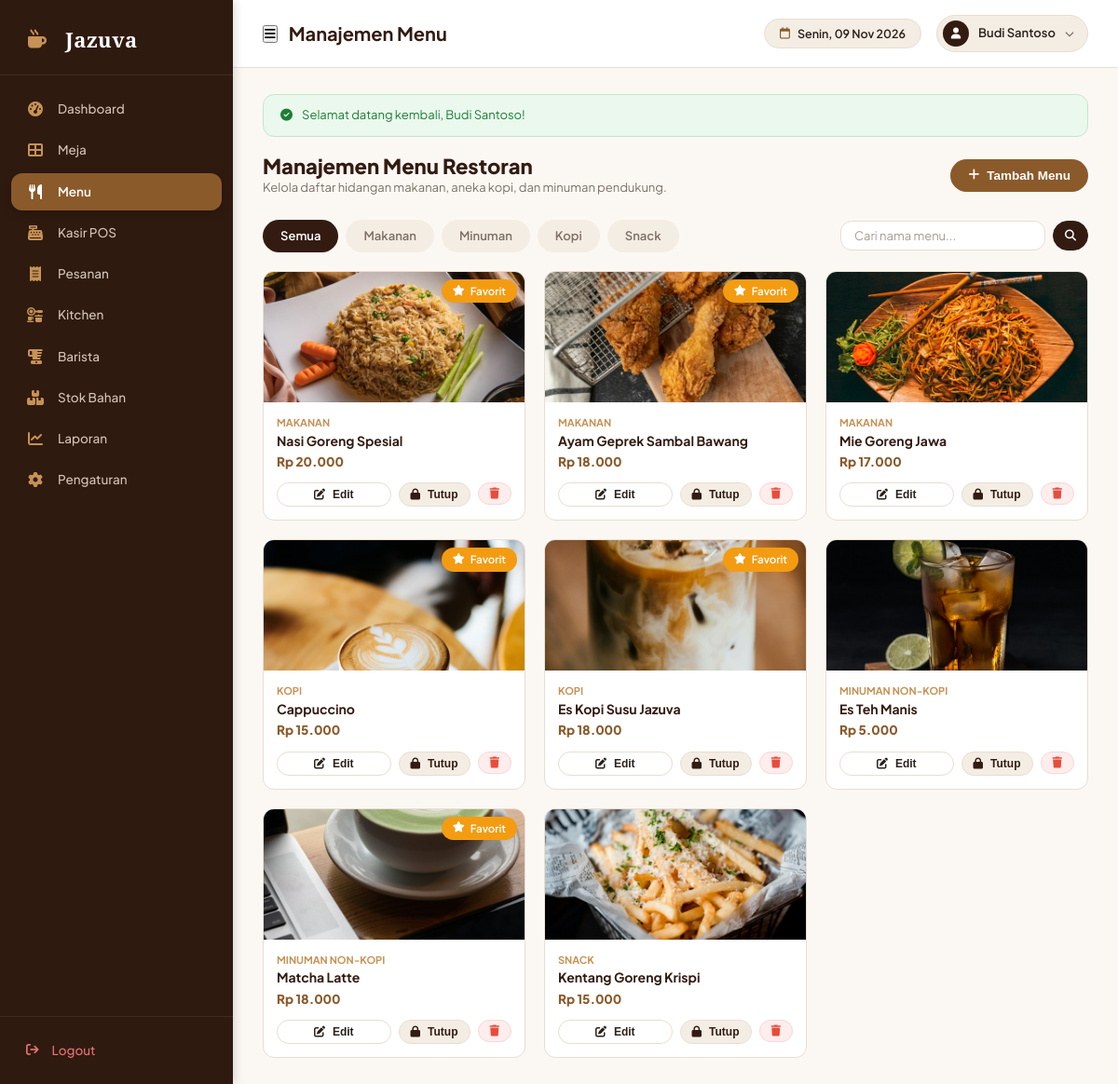
The page /admin/menus.php (signed in) on the database its author committed.
### tables this page shows
CREATE TABLE `menus` (
  `id` INT AUTO_INCREMENT PRIMARY KEY,
  `category_id` INT NOT NULL,
  `name` VARCHAR(100) NOT NULL,
  `slug` VARCHAR(100) NOT NULL UNIQUE,
  `description` TEXT NULL,
  `price` DECIMAL(12, 2) NOT NULL DEFAULT 0.00,
  `cost_price` DECIMAL(12, 2) NOT NULL DEFAULT 0.00,
  `image` VARCHAR(255) NULL,
  `is_available` TINYINT(1) DEFAULT 1,
  `is_favorite` TINYINT(1) DEFAULT 0,
  `created_at` TIMESTAMP DEFAULT CURRENT_TIMESTAMP,
  `updated_at` TIMESTAMP DEFAULT CURRENT_TIMESTAMP ON UPDATE CURRENT_TIMESTAMP,
  FOREIGN KEY (`category_id`) REFERENCES `categories` (`id`) ON DELETE CASCADE
);

CREATE TABLE `categories` (
  `id` INT AUTO_INCREMENT PRIMARY KEY,
  `name` VARCHAR(50) NOT NULL,
  `slug` VARCHAR(50) NOT NULL UNIQUE,
  `type` ENUM('makanan', 'minuman', 'dessert', 'snack') NOT NULL,
  `target_station` ENUM('kitchen', 'barista') NOT NULL DEFAULT 'kitchen',
  `icon` VARCHAR(50) DEFAULT 'utensils',
  `sort_order` INT DEFAULT 0,
  `is_active` TINYINT(1) DEFAULT 1,
  `created_at` TIMESTAMP DEFAULT CURRENT_TIMESTAMP
);

### includes/functions.php (called while the page is built, shortened)
<?php
function formatRupiah($amount): string {
    return 'Rp ' . number_format((float)$amount, 0, ',', '.');
}

### admin/menus.php (the view, shortened to what this page needs)
<?php
require_once __DIR__ . '/../includes/functions.php';
$pdo = getDbConnection();
$catFilter = trim($_GET['category'] ?? 'all');
$search = trim($_GET['search'] ?? '');
$sql = "SELECT m.*, c.name as category_name, c.slug as category_slug
        FROM menus m
        JOIN categories c ON m.category_id = c.id
        WHERE 1=1";
$params = [];
$sql .= " ORDER BY c.sort_order ASC, m.id ASC";
$stmt = $pdo->prepare($sql);
$stmt->execute($params);
$menus = $stmt->fetchAll();
require_once __DIR__ . '/../includes/header.php';
?>
<div style="display: flex; align-items: center; justify-content: space-between; margin-bottom: 24px;">
  <div>
    <h2 style="font-size: 22px; font-weight: 800; color: var(--color-primary);">Manajemen Menu Restoran</h2>
    <p style="font-size: 13px; color: var(--color-text-muted);">Kelola daftar hidangan makanan, aneka kopi, dan minuman pendukung.</p>
  </div>
  <button type="button" class="btn btn-caramel" onclick="openAddMenuModal()">
    <i class="fa-solid fa-plus"></i> Tambah Menu
  </button>
</div>
<div style="display: flex; justify-content: space-between; align-items: center; flex-wrap: wrap; gap: 14px; margin-bottom: 20px;">
  <div class="nav-pills" style="margin-bottom: 0;">
    <a href="<?= BASE_URL ?>/admin/menus.php?category=all" class="nav-pill <?= $catFilter === 'all' ? 'active' : '' ?>">Semua</a>
    <a href="<?= BASE_URL ?>/admin/menus.php?category=makanan" class="nav-pill <?= $catFilter === 'makanan' ? 'active' : '' ?>">Makanan</a>
    <a href="<?= BASE_URL ?>/admin/menus.php?category=minuman" class="nav-pill <?= $catFilter === 'minuman' ? 'active' : '' ?>">Minuman</a>
    <a href="<?= BASE_URL ?>/admin/menus.php?category=kopi" class="nav-pill <?= $catFilter === 'kopi' ? 'active' : '' ?>">Kopi</a>
    <a href="<?= BASE_URL ?>/admin/menus.php?category=snack" class="nav-pill <?= $catFilter === 'snack' ? 'active' : '' ?>">Snack</a>
  </div>
  <form method="GET" action="" style="display: flex; gap: 8px;">
    <input type="text" name="search" class="form-control" placeholder="Cari nama menu..."
           value="<?= htmlspecialchars($search) ?>" style="width: 220px; padding: 7px 14px; font-size: 13px;">
    <button type="submit" class="btn btn-primary btn-sm">
      <i class="fa-solid fa-magnifying-glass"></i>
    </button>
  </form>
</div>
<div class="menu-grid">
  <?php if (empty($menus)): ?>
    <div style="grid-column: 1 / -1; text-align: center; padding: 60px; background: #FFF; border-radius: 16px; border: 1px dashed var(--color-border);">
      <p style="color: var(--color-text-muted);">Tidak ada menu yang sesuai dengan filter pencarian.</p>
    </div>
  <?php else: ?>
    <?php foreach ($menus as $m): ?>
      <div class="menu-card">
        <div class="menu-card-img-wrap">
          <img src="<?= BASE_URL ?>/uploads/menus/<?= htmlspecialchars($m['image'] ?: 'default-food.jpg') ?>"
               alt="<?= htmlspecialchars($m['name']) ?>" class="menu-card-img"
               onerror="this.onerror=null; this.src='<?= BASE_URL ?>/uploads/menus/default-food.jpg';">
          <?php if (!$m['is_available']): ?>
            <span class="badge badge-batal menu-card-badge">Habis</span>
          <?php elseif ($m['is_favorite']): ?>
            <span class="badge badge-menunggu menu-card-badge"><i class="fa-solid fa-star"></i> Favorit</span>
          <?php endif; ?>
        </div>
        <div class="menu-card-body">
          <div style="font-size: 11px; font-weight: 700; color: #C69255; text-transform: uppercase; margin-bottom: 2px;">
            <?= htmlspecialchars($m['category_name']) ?>
          </div>
          <h4 class="menu-card-title"><?= htmlspecialchars($m['name']) ?></h4>
          <div class="menu-card-price"><?= formatRupiah($m['price']) ?></div>
          <div class="menu-card-actions">
            <button type="button" class="btn btn-outline btn-sm" style="flex: 1;"
                    onclick='openEditMenuModal(<?= json_encode($m) ?>)'>
              <i class="fa-solid fa-pen-to-square"></i> Edit
            </button>
            <form method="POST" action="" style="margin: 0;">
              <button type="submit"
                      class="btn btn-sm <?= $m['is_available'] ? 'btn-secondary' : 'btn-caramel' ?>"
                      title="<?= $m['is_available'] ? 'Tutup menu sementara' : 'Buka kembali menu' ?>"
                      aria-label="<?= $m['is_available'] ? 'Tutup menu ' : 'Buka kembali menu ' ?><?= htmlspecialchars($m['name'], ENT_QUOTES, 'UTF-8') ?>">
                <i class="fa-solid <?= $m['is_available'] ? 'fa-lock' : 'fa-lock-open' ?>"></i>
                <?= $m['is_available'] ? 'Tutup' : 'Buka' ?>
              </button>
            </form>
            <form method="POST" action="" onsubmit="return confirm('Apakah Anda yakin ingin menghapus menu ini?')" style="margin: 0;">
              <button type="submit" class="btn btn-danger btn-sm" title="Hapus Menu">
                <i class="fa-solid fa-trash"></i>
              </button>
            </form>
          </div>
        </div>
      </div>
    <?php endforeach; ?>
  <?php endif; ?>
</div>
<?php require_once __DIR__ . '/../includes/footer.php'; ?>

### assets/css/style.css (style rules this page uses)
:root { --color-primary: #331B11; --color-primary-dark: #22120B; --color-primary-light: #523122; --color-accent: #8B5A2B; --color-accent-gold: #C69255; --color-accent-hover: #73471E; --color-bg-main: #FBF8F4; --color-bg-card: #FFFFFF; --color-bg-muted: #F4EDE4; --color-bg-alt: #F8F3EC; --color-border: #E8DDD2; --color-border-light: #F0E6DC; --color-text-main: #2A211B; --color-text-muted: #7E7065; --color-text-light: #A89B8F; --color-text-white: #FFFFFF; --color-status-green: #27AE60; --color-status-green-bg: #EAF8EE; --color-status-blue: #2980B9; --color-status-blue-bg: #EBF5FB; --color-status-orange: #E67E22; --color-status-orange-bg: #FEF5EB; --color-status-brown: #8B5A2B; --color-status-brown-bg: #F8EFE7; --color-status-red: #E74C3C; --color-status-red-bg: #FDEDEC; --shadow-sm: 0 2px 6px rgba(51, 27, 17, 0.04); --shadow-md: 0 4px 14px rgba(51, 27, 17, 0.07); --shadow-lg: 0 10px 25px rgba(51, 27, 17, 0.1); --shadow-card: 0 4px 20px rgba(51, 27, 17, 0.06); --radius-sm: 8px; --radius-md: 12px; --radius-lg: 16px; --radius-xl: 24px; --radius-pill: 9999px; --transition-fast: all 0.2s ease; --transition-normal: all 0.3s ease; }
* { box-sizing: border-box; margin: 0; padding: 0; }
body { font-family: 'Plus Jakarta Sans', -apple-system, BlinkMacSystemFont, 'Segoe UI', Roboto, sans-serif; background-color: var(--color-bg-main); color: var(--color-text-main); line-height: 1.5; font-size: 14px; -webkit-font-smoothing: antialiased; }
a { color: var(--color-accent); text-decoration: none; transition: var(--transition-fast); }
img { max-width: 100%; height: auto; display: block; }
h1, h2, h3, h4, h5, h6 { color: var(--color-primary); font-weight: 700; line-height: 1.25; }
.btn { display: inline-flex; align-items: center; justify-content: center; gap: 8px; padding: 9px 18px; font-size: 13.5px; font-weight: 600; border-radius: var(--radius-pill); border: 1px solid transparent; cursor: pointer; transition: var(--transition-fast); text-decoration: none; white-space: nowrap; }
.btn-primary { background-color: var(--color-primary); color: var(--color-text-white); border-color: var(--color-primary); }
.btn-caramel { background-color: var(--color-accent); color: var(--color-text-white); }
.btn-secondary { background-color: var(--color-bg-muted); color: var(--color-primary); border-color: var(--color-border); }
.btn-outline { background: transparent; border-color: var(--color-border); color: var(--color-text-main); }
.btn-danger { background-color: var(--color-status-red-bg); color: var(--color-status-red); border-color: #F8D7DA; }
.btn-sm { padding: 5px 12px; font-size: 12px; border-radius: var(--radius-pill); }
.badge { display: inline-flex; align-items: center; gap: 6px; padding: 4px 12px; font-size: 11.5px; font-weight: 600; border-radius: var(--radius-pill); }
.badge-menunggu { background-color: #F39C12; color: #FFFFFF; }
.form-control, .form-select { width: 100%; padding: 10px 14px; font-size: 13.5px; font-family: inherit; color: var(--color-text-main); background-color: #FFFFFF; border: 1px solid var(--color-border); border-radius: var(--radius-md); transition: var(--transition-fast); outline: none; }
.form-control::placeholder { color: var(--color-text-light); }
.nav-pills { display: flex; gap: 8px; flex-wrap: wrap; margin-bottom: 20px; }
.nav-pill { padding: 7px 18px; border-radius: var(--radius-pill); background: var(--color-bg-muted); color: var(--color-text-muted); font-size: 13px; font-weight: 600; border: 1px solid transparent; cursor: pointer; transition: var(--transition-fast); text-decoration: none; }
.nav-pill.active { background: var(--color-primary); color: #FFFFFF; }

### rows shown on the page
menus: image (picture), is_available 1 (drawn), category.name "MAKANAN", name "Nasi Goreng Spesial", price "Rp 20.000"
menus: image (picture), is_available 1 (drawn), category.name "MAKANAN", name "Ayam Geprek Sambal Bawang", price "Rp 18.000"
menus: image (picture), category.name "MAKANAN", name "Mie Goreng Jawa", price "Rp 17.000", is_available 1 (drawn)
menus: image (picture), is_available 1 (drawn), category.name "KOPI", name "Cappuccino", price "Rp 15.000"
menus: image (picture), is_available 1 (drawn), category.name "KOPI", name "Es Kopi Susu Jazuva", price "Rp 18.000"
menus: image (picture), category.name "MINUMAN NON-KOPI", name "Es Teh Manis", price "Rp 5.000", is_available 1 (drawn)
menus: image (picture), is_available 1 (drawn), category.name "MINUMAN NON-KOPI", name "Matcha Latte", price "Rp 18.000"
menus: image (picture), category.name "SNACK", name "Kentang Goreng Krispi", price "Rp 15.000", is_available 1 (drawn)

### other values the page prints
$pageTitle "Manajemen Menu"
$currentUser['full_name'] "Budi Santoso"
$successMsg "Selamat datang kembali, Budi Santoso!"
